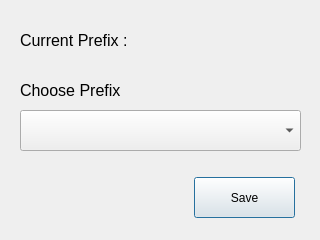
<?xml version="1.0" encoding="UTF-8"?>
<ui version="4.0">
 <class>PrefixChooserDialog</class>
 <widget class="QDialog" name="PrefixChooserDialog">
  <property name="geometry">
   <rect>
    <x>0</x>
    <y>0</y>
    <width>320</width>
    <height>240</height>
   </rect>
  </property>
  <property name="windowTitle">
   <string>Dialog</string>
  </property>
  <widget class="QLabel" name="label_2">
   <property name="geometry">
    <rect>
     <x>20</x>
     <y>80</y>
     <width>121</width>
     <height>20</height>
    </rect>
   </property>
   <property name="font">
    <font>
     <pointsize>12</pointsize>
    </font>
   </property>
   <property name="text">
    <string>Choose Prefix</string>
   </property>
  </widget>
  <widget class="QComboBox" name="comboBox">
   <property name="geometry">
    <rect>
     <x>20</x>
     <y>110</y>
     <width>281</width>
     <height>41</height>
    </rect>
   </property>
  </widget>
  <widget class="QPushButton" name="pushButton">
   <property name="geometry">
    <rect>
     <x>194</x>
     <y>177</y>
     <width>101</width>
     <height>41</height>
    </rect>
   </property>
   <property name="text">
    <string>Save</string>
   </property>
   <property name="default">
    <bool>true</bool>
   </property>
  </widget>
  <widget class="QLabel" name="label">
   <property name="geometry">
    <rect>
     <x>20</x>
     <y>30</y>
     <width>111</width>
     <height>20</height>
    </rect>
   </property>
   <property name="font">
    <font>
     <pointsize>12</pointsize>
    </font>
   </property>
   <property name="text">
    <string>Current Prefix :</string>
   </property>
  </widget>
  <widget class="QLabel" name="label_3">
   <property name="geometry">
    <rect>
     <x>150</x>
     <y>30</y>
     <width>151</width>
     <height>20</height>
    </rect>
   </property>
   <property name="font">
    <font>
     <pointsize>12</pointsize>
    </font>
   </property>
   <property name="text">
    <string/>
   </property>
  </widget>
 </widget>
 <resources/>
 <connections/>
</ui>
